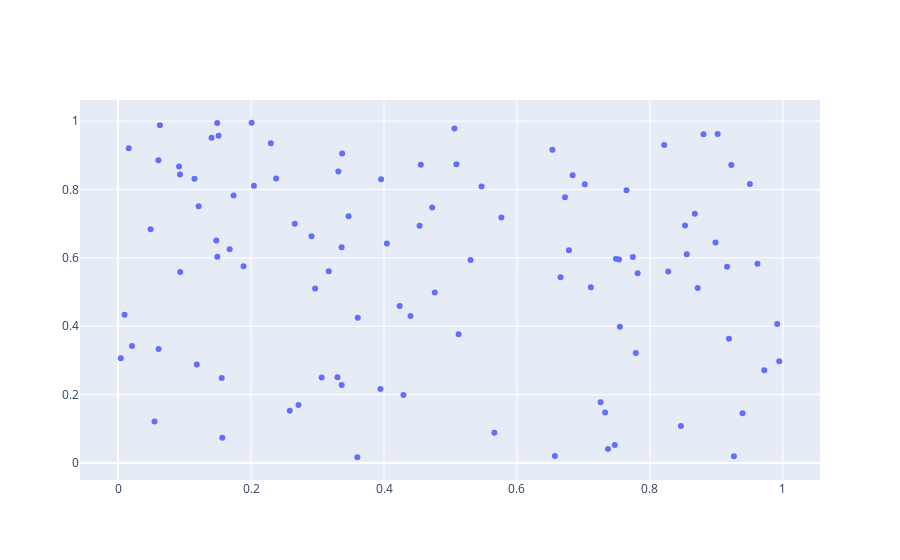

The notebook cell saved with this chart:
### Code cell
N = 100
example_x = np.random.rand(N)
example_y = np.random.rand(N)


trace = go.Scatter(
    x = example_x,
    y = example_y,
    mode = 'markers')

# This line creates a list called data that contains the trace object created in the previous step. Essentially, it prepares the data to be plotted.
data = [trace]
iplot(data)
